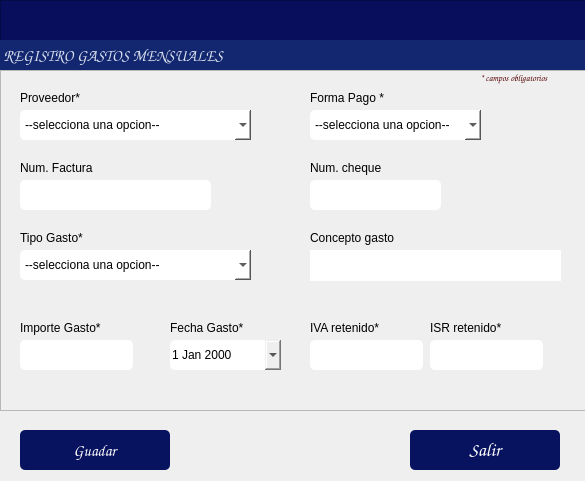
<?xml version="1.0" encoding="UTF-8"?>
<ui version="4.0">
 <class>Dialog</class>
 <widget class="QDialog" name="Dialog">
  <property name="windowModality">
   <enum>Qt::WindowModality::ApplicationModal</enum>
  </property>
  <property name="geometry">
   <rect>
    <x>0</x>
    <y>0</y>
    <width>585</width>
    <height>481</height>
   </rect>
  </property>
  <property name="windowTitle">
   <string/>
  </property>
  <property name="modal">
   <bool>true</bool>
  </property>
  <widget class="QPushButton" name="btnRegistrar">
   <property name="geometry">
    <rect>
     <x>20</x>
     <y>430</y>
     <width>150</width>
     <height>40</height>
    </rect>
   </property>
   <property name="font">
    <font>
     <family>Comic Sans MS</family>
     <pointsize>12</pointsize>
    </font>
   </property>
   <property name="styleSheet">
    <string notr="true">background-color: rgb(8, 19, 95);
color: rgb(255, 255, 255);
border-radius:5px;</string>
   </property>
   <property name="text">
    <string>Guadar</string>
   </property>
   <property name="icon">
    <iconset>
     <normaloff>../iconos/guardar.png</normaloff>../iconos/guardar.png</iconset>
   </property>
   <property name="iconSize">
    <size>
     <width>40</width>
     <height>40</height>
    </size>
   </property>
  </widget>
  <widget class="QPushButton" name="btnSalir">
   <property name="geometry">
    <rect>
     <x>410</x>
     <y>430</y>
     <width>150</width>
     <height>40</height>
    </rect>
   </property>
   <property name="font">
    <font>
     <family>Comic Sans MS</family>
     <pointsize>14</pointsize>
     <bold>false</bold>
    </font>
   </property>
   <property name="styleSheet">
    <string notr="true">background-color: rgb(8, 19, 95);
color: rgb(255, 255, 255);
border-radius:5px;</string>
   </property>
   <property name="text">
    <string>Salir</string>
   </property>
   <property name="icon">
    <iconset>
     <normaloff>../iconos/salir.ico</normaloff>../iconos/salir.ico</iconset>
   </property>
   <property name="iconSize">
    <size>
     <width>30</width>
     <height>30</height>
    </size>
   </property>
  </widget>
  <widget class="QFrame" name="frame_5">
   <property name="geometry">
    <rect>
     <x>0</x>
     <y>0</y>
     <width>641</width>
     <height>71</height>
    </rect>
   </property>
   <property name="maximumSize">
    <size>
     <width>16777215</width>
     <height>16777215</height>
    </size>
   </property>
   <property name="styleSheet">
    <string notr="true">background-color: rgb(8, 14, 91);</string>
   </property>
   <property name="frameShape">
    <enum>QFrame::Shape::StyledPanel</enum>
   </property>
   <property name="frameShadow">
    <enum>QFrame::Shadow::Raised</enum>
   </property>
   <widget class="QLabel" name="label_13">
    <property name="geometry">
     <rect>
      <x>0</x>
      <y>40</y>
      <width>832</width>
      <height>31</height>
     </rect>
    </property>
    <property name="font">
     <font>
      <family>Comic Sans MS</family>
      <pointsize>12</pointsize>
      <bold>true</bold>
     </font>
    </property>
    <property name="styleSheet">
     <string notr="true">color: rgb(255, 255, 255);
background-color: rgb(19, 39, 113);
color: rgb(255, 78, 2);
color: rgb(216, 224, 236);</string>
    </property>
    <property name="text">
     <string> REGISTRO GASTOS MENSUALES</string>
    </property>
    <property name="alignment">
     <set>Qt::AlignmentFlag::AlignLeading|Qt::AlignmentFlag::AlignLeft|Qt::AlignmentFlag::AlignVCenter</set>
    </property>
   </widget>
  </widget>
  <widget class="QFrame" name="frame">
   <property name="geometry">
    <rect>
     <x>0</x>
     <y>70</y>
     <width>641</width>
     <height>341</height>
    </rect>
   </property>
   <property name="frameShape">
    <enum>QFrame::Shape::StyledPanel</enum>
   </property>
   <property name="frameShadow">
    <enum>QFrame::Shadow::Raised</enum>
   </property>
   <widget class="QComboBox" name="cmbTipoGasto">
    <property name="geometry">
     <rect>
      <x>20</x>
      <y>180</y>
      <width>231</width>
      <height>30</height>
     </rect>
    </property>
    <property name="styleSheet">
     <string notr="true">background-color: rgb(255, 255, 255);
border-radius:5px;</string>
    </property>
    <item>
     <property name="text">
      <string>--selecciona una opcion--</string>
     </property>
    </item>
    <item>
     <property name="text">
      <string>conservacion</string>
     </property>
    </item>
    <item>
     <property name="text">
      <string>operacion</string>
     </property>
    </item>
    <item>
     <property name="text">
      <string>administrativo</string>
     </property>
    </item>
    <item>
     <property name="text">
      <string>nomina</string>
     </property>
    </item>
    <item>
     <property name="text">
      <string>impuestos</string>
     </property>
    </item>
    <item>
     <property name="text">
      <string>oficina</string>
     </property>
    </item>
    <item>
     <property name="text">
      <string>seguridad social (IMSS)</string>
     </property>
    </item>
    <item>
     <property name="text">
      <string>asamblea</string>
     </property>
    </item>
    <item>
     <property name="text">
      <string>comite</string>
     </property>
    </item>
    <item>
     <property name="text">
      <string>no deducible</string>
     </property>
    </item>
    <item>
     <property name="text">
      <string>extraordinario</string>
     </property>
    </item>
    <item>
     <property name="text">
      <string>financiero</string>
     </property>
    </item>
    <item>
     <property name="text">
      <string>estacionamiento</string>
     </property>
    </item>
    <item>
     <property name="text">
      <string>publicidad</string>
     </property>
    </item>
    <item>
     <property name="text">
      <string>eventos</string>
     </property>
    </item>
    <item>
     <property name="text">
      <string>otro</string>
     </property>
    </item>
   </widget>
   <widget class="QTextEdit" name="txtDescripcion">
    <property name="geometry">
     <rect>
      <x>310</x>
      <y>180</y>
      <width>251</width>
      <height>31</height>
     </rect>
    </property>
    <property name="styleSheet">
     <string notr="true">border-radius:5px;</string>
    </property>
   </widget>
   <widget class="QLabel" name="label">
    <property name="geometry">
     <rect>
      <x>20</x>
      <y>20</y>
      <width>81</width>
      <height>16</height>
     </rect>
    </property>
    <property name="text">
     <string>Proveedor*</string>
    </property>
   </widget>
   <widget class="QLabel" name="label_6">
    <property name="geometry">
     <rect>
      <x>20</x>
      <y>250</y>
      <width>91</width>
      <height>16</height>
     </rect>
    </property>
    <property name="text">
     <string>Importe Gasto*</string>
    </property>
   </widget>
   <widget class="QDateEdit" name="boxDate">
    <property name="geometry">
     <rect>
      <x>170</x>
      <y>270</y>
      <width>111</width>
      <height>30</height>
     </rect>
    </property>
    <property name="styleSheet">
     <string notr="true">border-radius:5px;</string>
    </property>
    <property name="calendarPopup">
     <bool>true</bool>
    </property>
   </widget>
   <widget class="QLabel" name="label_10">
    <property name="geometry">
     <rect>
      <x>310</x>
      <y>160</y>
      <width>91</width>
      <height>16</height>
     </rect>
    </property>
    <property name="text">
     <string>Concepto gasto</string>
    </property>
   </widget>
   <widget class="QLabel" name="label_12">
    <property name="geometry">
     <rect>
      <x>310</x>
      <y>250</y>
      <width>101</width>
      <height>16</height>
     </rect>
    </property>
    <property name="text">
     <string>IVA retenido*</string>
    </property>
   </widget>
   <widget class="QLabel" name="label_7">
    <property name="geometry">
     <rect>
      <x>170</x>
      <y>250</y>
      <width>81</width>
      <height>16</height>
     </rect>
    </property>
    <property name="text">
     <string>Fecha Gasto*</string>
    </property>
   </widget>
   <widget class="QLabel" name="label_4">
    <property name="geometry">
     <rect>
      <x>20</x>
      <y>160</y>
      <width>111</width>
      <height>16</height>
     </rect>
    </property>
    <property name="text">
     <string>Tipo Gasto*</string>
    </property>
   </widget>
   <widget class="QLineEdit" name="txtImporte">
    <property name="geometry">
     <rect>
      <x>20</x>
      <y>270</y>
      <width>113</width>
      <height>30</height>
     </rect>
    </property>
    <property name="styleSheet">
     <string notr="true">border-radius:5px;</string>
    </property>
   </widget>
   <widget class="QLabel" name="label_3">
    <property name="geometry">
     <rect>
      <x>480</x>
      <y>0</y>
      <width>101</width>
      <height>16</height>
     </rect>
    </property>
    <property name="font">
     <font>
      <family>Comic Sans MS</family>
      <pointsize>7</pointsize>
      <italic>true</italic>
      <bold>true</bold>
     </font>
    </property>
    <property name="styleSheet">
     <string notr="true">color: rgb(85, 0, 0);</string>
    </property>
    <property name="text">
     <string>* campos obligatorios</string>
    </property>
   </widget>
   <widget class="QLabel" name="label_11">
    <property name="geometry">
     <rect>
      <x>310</x>
      <y>20</y>
      <width>91</width>
      <height>16</height>
     </rect>
    </property>
    <property name="text">
     <string>Forma Pago *</string>
    </property>
   </widget>
   <widget class="QComboBox" name="cmbFormaPago">
    <property name="geometry">
     <rect>
      <x>310</x>
      <y>40</y>
      <width>171</width>
      <height>30</height>
     </rect>
    </property>
    <property name="styleSheet">
     <string notr="true">background-color: rgb(255, 255, 255);
border-radius:5px;</string>
    </property>
    <item>
     <property name="text">
      <string>--selecciona una opcion--</string>
     </property>
    </item>
    <item>
     <property name="text">
      <string>Transferencia SPEI</string>
     </property>
    </item>
    <item>
     <property name="text">
      <string>Efectivo</string>
     </property>
    </item>
    <item>
     <property name="text">
      <string>Cheque</string>
     </property>
    </item>
    <item>
     <property name="text">
      <string>Deposito Banco</string>
     </property>
    </item>
    <item>
     <property name="text">
      <string>Transferencia Interna</string>
     </property>
    </item>
   </widget>
   <widget class="QComboBox" name="cmbProveedor">
    <property name="geometry">
     <rect>
      <x>20</x>
      <y>40</y>
      <width>231</width>
      <height>30</height>
     </rect>
    </property>
    <property name="styleSheet">
     <string notr="true">background-color: rgb(255, 255, 255);
border-radius:5px;</string>
    </property>
    <item>
     <property name="text">
      <string>--selecciona una opcion--</string>
     </property>
    </item>
   </widget>
   <widget class="QLineEdit" name="txtIVA_ret">
    <property name="geometry">
     <rect>
      <x>310</x>
      <y>270</y>
      <width>113</width>
      <height>30</height>
     </rect>
    </property>
    <property name="styleSheet">
     <string notr="true">border-radius:5px;</string>
    </property>
   </widget>
   <widget class="QLabel" name="label_14">
    <property name="geometry">
     <rect>
      <x>430</x>
      <y>250</y>
      <width>101</width>
      <height>16</height>
     </rect>
    </property>
    <property name="text">
     <string>ISR retenido*</string>
    </property>
   </widget>
   <widget class="QLineEdit" name="txtISR_ret">
    <property name="geometry">
     <rect>
      <x>430</x>
      <y>270</y>
      <width>113</width>
      <height>30</height>
     </rect>
    </property>
    <property name="styleSheet">
     <string notr="true">border-radius:5px;</string>
    </property>
   </widget>
   <widget class="QLabel" name="label_8">
    <property name="geometry">
     <rect>
      <x>20</x>
      <y>90</y>
      <width>91</width>
      <height>16</height>
     </rect>
    </property>
    <property name="text">
     <string>Num. Factura</string>
    </property>
   </widget>
   <widget class="QLineEdit" name="txtnFactura">
    <property name="geometry">
     <rect>
      <x>20</x>
      <y>110</y>
      <width>191</width>
      <height>30</height>
     </rect>
    </property>
    <property name="styleSheet">
     <string notr="true">border-radius:5px;</string>
    </property>
   </widget>
   <widget class="QLineEdit" name="txtn_cheque">
    <property name="geometry">
     <rect>
      <x>310</x>
      <y>110</y>
      <width>131</width>
      <height>30</height>
     </rect>
    </property>
    <property name="styleSheet">
     <string notr="true">border-radius:5px;</string>
    </property>
   </widget>
   <widget class="QLabel" name="label_9">
    <property name="geometry">
     <rect>
      <x>310</x>
      <y>90</y>
      <width>91</width>
      <height>16</height>
     </rect>
    </property>
    <property name="text">
     <string>Num. cheque</string>
    </property>
   </widget>
  </widget>
 </widget>
 <resources/>
 <connections/>
</ui>
